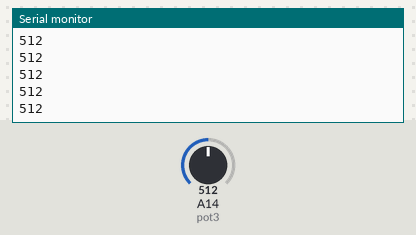
A sketch run on a simulated Arduino Mega 2560, built with avr-gcc and run on an emulated ATmega2560. On the bench: the last lines printed to the serial monitor. Inputs (shaded band) come from the test bench; at power-on: A14 (pot3) = 512.

Above: at 1.2 s.
1.3 s: A14 (pot3) set to 716
At 1.31 s:
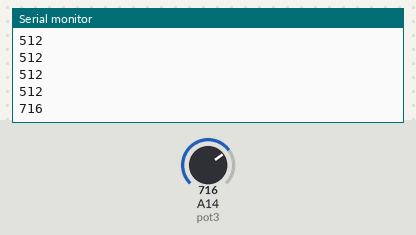
2.8 s: A14 (pot3) set to 900
At 2.81 s:
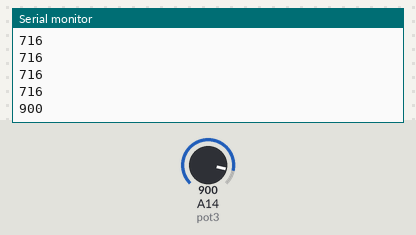
Timing chart, 0 to 5.8 s (numbered marks = the images above; inputs shaded):
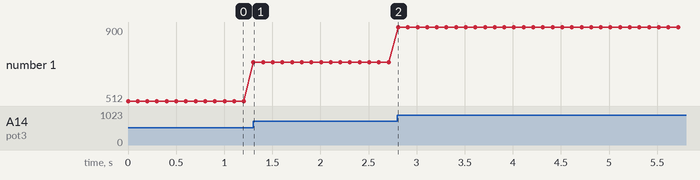

The sketch:

pottest.ino
```cpp
void setup() {

  Serial.begin(9600);
}

void loop() {
  // read the input on analog pin 0:
  //int sensorValue = analogRead(A5); //pot1 test
  //int sensorValue = analogRead(A6); //pot2 test
  int sensorValue = analogRead(A14); //pot3 test

  Serial.println(sensorValue); //print
  delay(100);        // delay
}
```

Measured:
- after the input at 1.3 s, the serial monitor: prints a new line at once (image 1)
- after the input at 2.8 s, the serial monitor: prints a new line at once (image 2)
- plotted number 1: 512 → 716 after the input at 1.3 s, 716 → 900 after the input at 2.8 s
